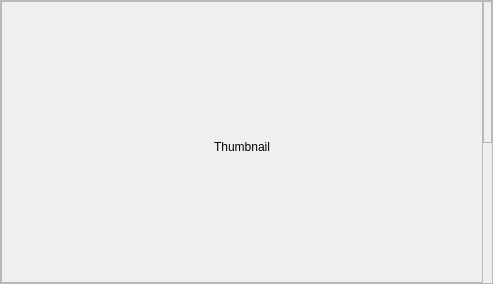
               <widget class="QFrame" name="download_1">
                <property name="frameShape">
                 <enum>QFrame::StyledPanel</enum>
                </property>
                <property name="frameShadow">
                 <enum>QFrame::Raised</enum>
                </property>
                <layout class="QHBoxLayout" name="horizontalLayout_4">
                 <property name="spacing">
                  <number>0</number>
                 </property>
                 <property name="leftMargin">
                  <number>0</number>
                 </property>
                 <property name="topMargin">
                  <number>0</number>
                 </property>
                 <property name="rightMargin">
                  <number>0</number>
                 </property>
                 <property name="bottomMargin">
                  <number>0</number>
                 </property>
                 <item>
                  <widget class="QFrame" name="image_frame">
                   <property name="minimumSize">
                    <size>
                     <width>480</width>
                     <height>270</height>
                    </size>
                   </property>
                   <property name="frameShape">
                    <enum>QFrame::StyledPanel</enum>
                   </property>
                   <property name="frameShadow">
                    <enum>QFrame::Raised</enum>
                   </property>
                   <layout class="QHBoxLayout" name="horizontalLayout_9">
                    <property name="spacing">
                     <number>0</number>
                    </property>
                    <property name="leftMargin">
                     <number>0</number>
                    </property>
                    <property name="topMargin">
                     <number>10</number>
                    </property>
                    <property name="rightMargin">
                     <number>0</number>
                    </property>
                    <property name="bottomMargin">
                     <number>0</number>
                    </property>
                    <item>
                     <widget class="QLabel" name="image_label">
                      <property name="sizePolicy">
                       <sizepolicy hsizetype="Fixed" vsizetype="Fixed">
                        <horstretch>0</horstretch>
                        <verstretch>0</verstretch>
                       </sizepolicy>
                      </property>
                      <property name="minimumSize">
                       <size>
                        <width>480</width>
                        <height>270</height>
                       </size>
                      </property>
                      <property name="maximumSize">
                       <size>
                        <width>480</width>
                        <height>270</height>
                       </size>
                      </property>
                      <property name="text">
                       <string>Thumbnail</string>
                      </property>
                      <property name="alignment">
                       <set>Qt::AlignCenter</set>
                      </property>
                     </widget>
                    </item>
                   </layout>
                  </widget>
                 </item>
                 <item alignment="Qt::AlignTop">
                  <widget class="QFrame" name="label_frame">
                   <property name="frameShape">
                    <enum>QFrame::StyledPanel</enum>
                   </property>
                   <property name="frameShadow">
                    <enum>QFrame::Raised</enum>
                   </property>
                   <layout class="QVBoxLayout" name="verticalLayout_2">
                    <property name="spacing">
                     <number>25</number>
                    </property>
                    <property name="leftMargin">
                     <number>0</number>
                    </property>
                    <property name="topMargin">
                     <number>9</number>
                    </property>
                    <property name="rightMargin">
                     <number>0</number>
                    </property>
                    <property name="bottomMargin">
                     <number>0</number>
                    </property>
                    <item>
                     <widget class="QLabel" name="name_label">
                      <property name="text">
                       <string/>
                      </property>
                      <property name="wordWrap">
                       <bool>true</bool>
                      </property>
                     </widget>
                    </item>
                    <item>
                     <widget class="QLabel" name="artist_label">
                      <property name="text">
                       <string/>
                      </property>
                      <property name="wordWrap">
                       <bool>true</bool>
                      </property>
                     </widget>
                    </item>
                    <item>
                     <widget class="QLabel" name="date_label">
                      <property name="text">
                       <string/>
                      </property>
                     </widget>
                    </item>
                    <item>
                     <widget class="QLabel" name="duration_label">
                      <property name="text">
                       <string/>
                      </property>
                     </widget>
                    </item>
                   </layout>
                  </widget>
                 </item>
                </layout>
               </widget>
